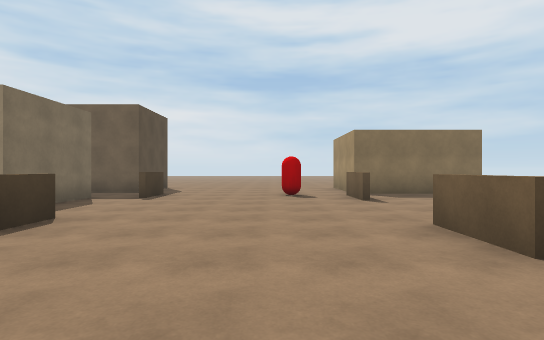
[1] (above)

20 first-person views from a walk through a Unity game level. The camera is 1.3 m above the floor, looks level and sees 80° across. The floor is counted in squares, 2 m on a side. Each view is taken from the middle of a square. On the plan, view 1 faces up. The plan holds only what a view shows up to about 10 squares ahead; the rest is blank. The place goes on beyond the plan. The player character is not drawn. Surface patterns are stand-ins for the level's own textures.

[2]
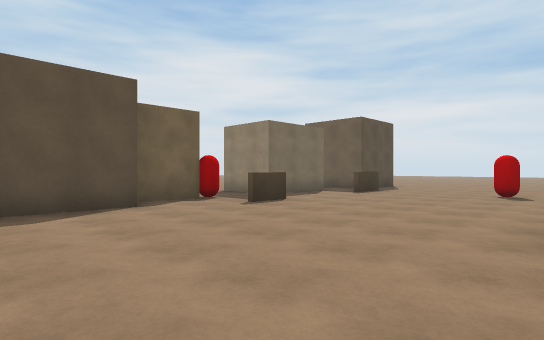

[3]
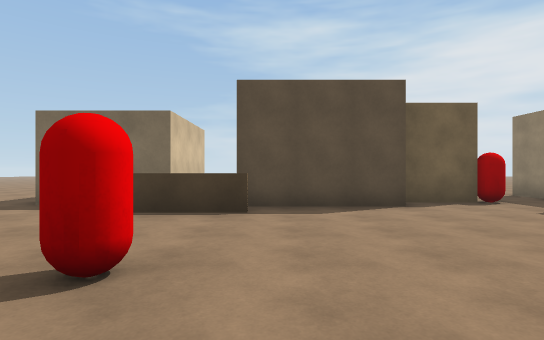

[4]
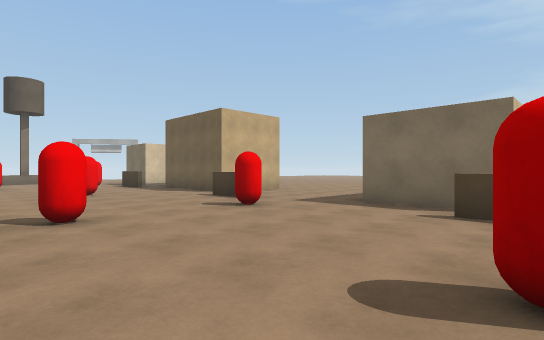

[5]
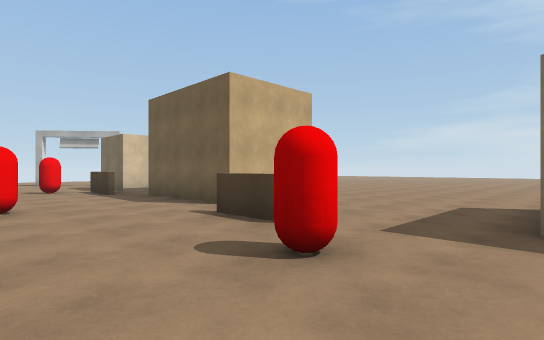

[6]
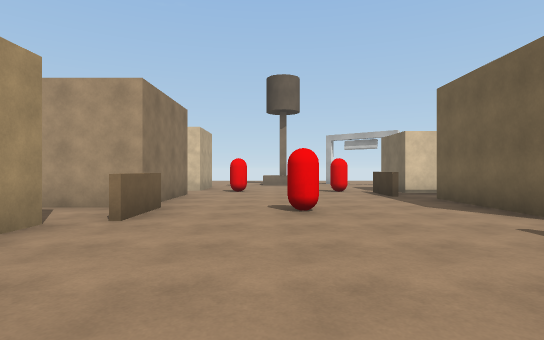

[7]
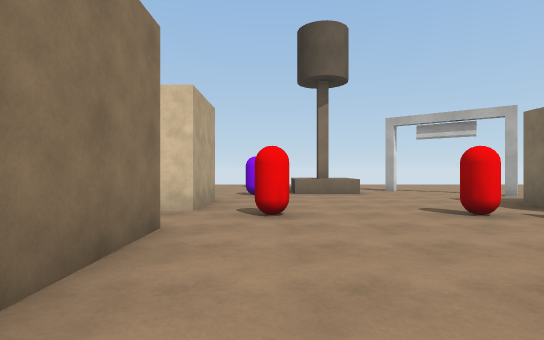

[8]
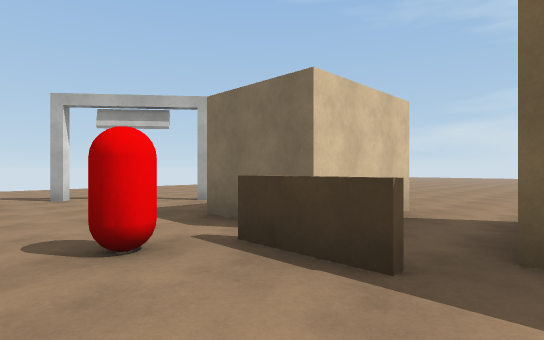

[9]
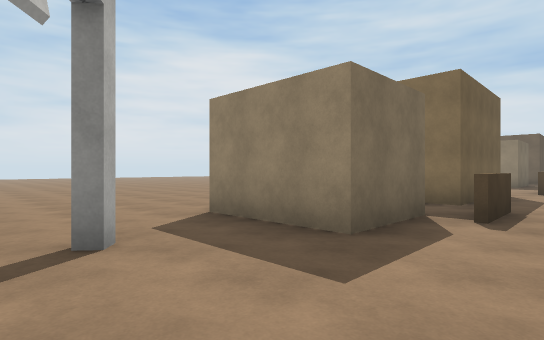

[10]
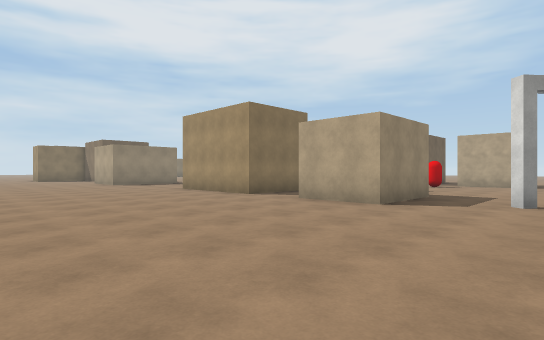

[11]
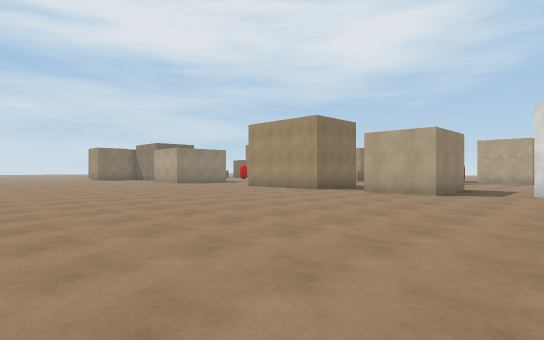

[12]
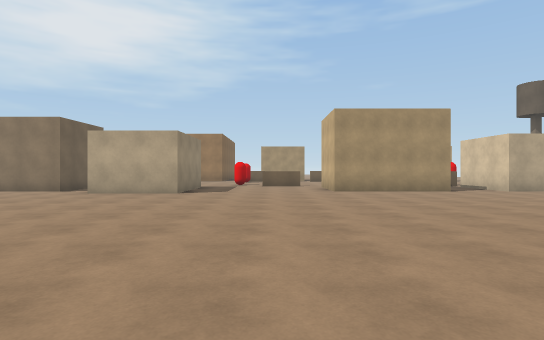

[13]
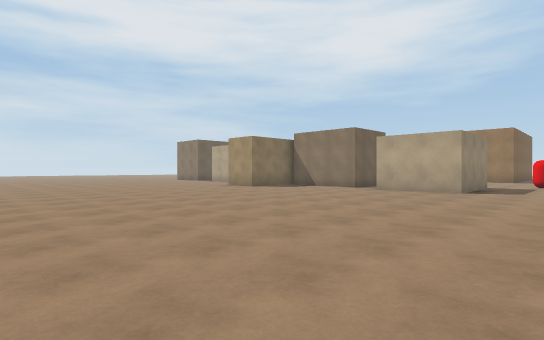

[14]
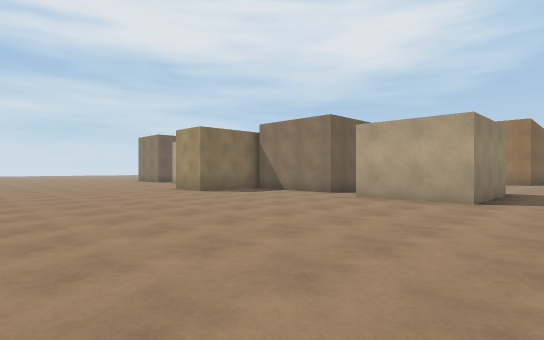

[15]
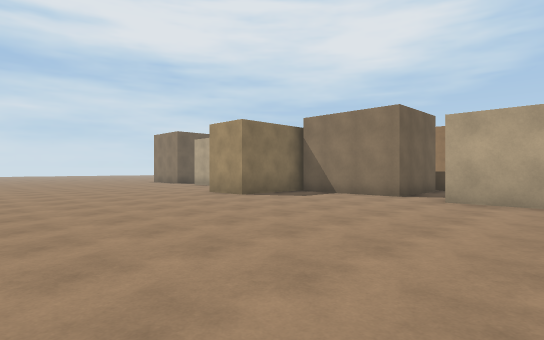

[16]
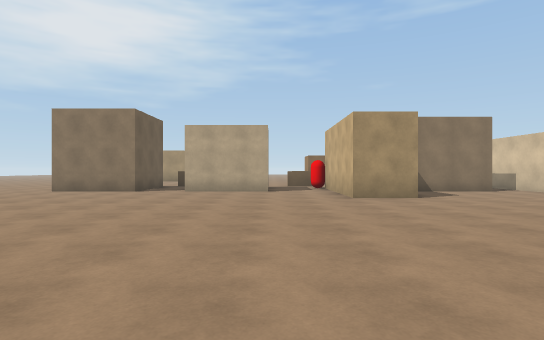

[17]
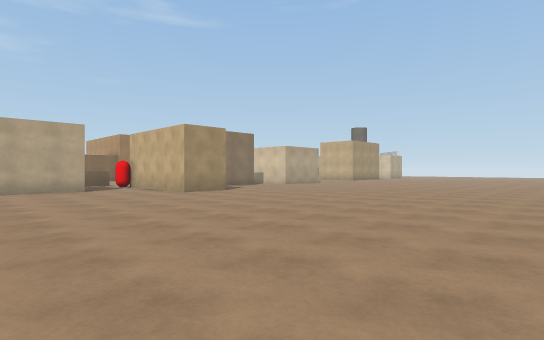

[18]
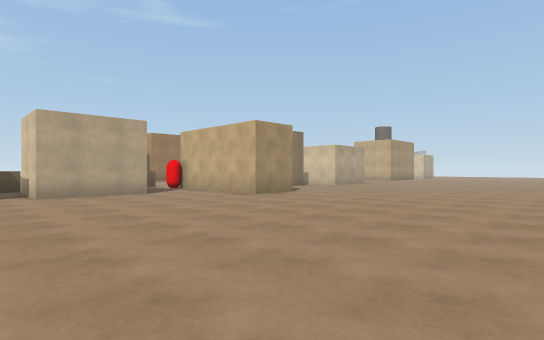

[19]
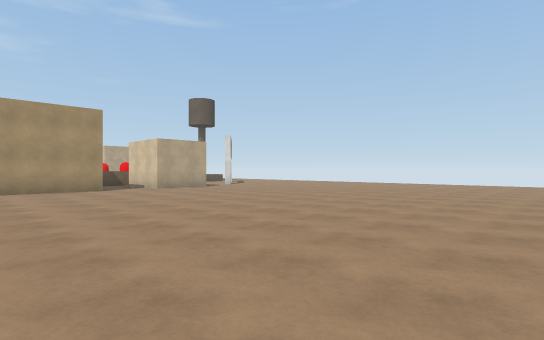

[20]
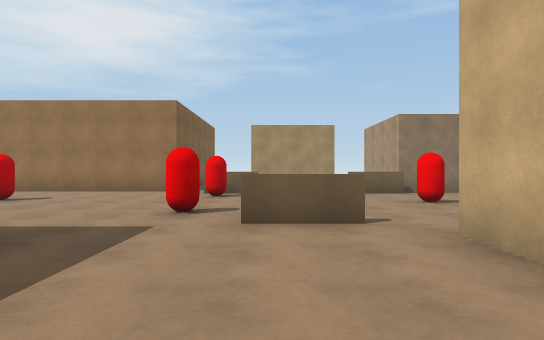

### Floor plan
Points are (right, up) in squares from view 1. A wall is a line through its corners. A room is listed if a view was taken in it or the views show most of it. See-through windows are left out.
Room 1 (views 1, 2, 3, 4, 5, 6, 7, 8, 9, 10, 11, 12, 13, 14, 15, 16, 17, 18, 19, 20)
walls: (-7, -5.4) (-7, -2.9) (-4, -2.9) (-4, -5.4) (-7, -5.4); (-6.2, -9.9) (-3.8, -9.9) (-3.8, -13.4) (-6.2, -13.4) (-6.2, -9.9); (-2.9, -7.9) (-2.9, -9.1); (-3.1, -9.1) (-3.1, -7.6); (-2.9, -1.2) (-2.9, -3.4); (-3.8, 1.5) (-3.8, -1.6) (-6.2, -1.6) (-6.2, 1.6) (-8.5, 1.6) (-8.5, 3.1) (-6, 3.1); (-6.2, -15.1) (-3.8, -15.1) (-3.8, -17.1) (-6.2, -17.1) (-6.2, -15.1); (-2.9, -13.9) (-2.9, -15.4); (-4.5, 3.1) (-4.5, 1.6); (1.9, -7.6) (1.9, -6.1); (2.7, -4.9) (2.7, -0.2); (-6.2, 5.1) (-6.2, 7.6) (-4.2, 7.6) (-4.2, 5.1) (-6.2, 5.1); (1.9, -11.6) (1.9, -10.1); (2.7, -10) (2.7, -7.4); (-2.9, 4.4) (-2.9, 3.4); (1.9, 2.4) (1.9, 3.9); (2.2, -14.6) (2.2, -11.6); (-3.1, 7.4) (-3.1, 8); (-2.9, 8.8) (-2.9, 7.5); (-3.8, 9.1) (-6.2, 9.1); (2.2, -18.1) (2.2, -16.1) (2.8, -16.1); (1.9, 6.9) (1.9, 8.4); (2.2, 8.9) (2.2, 9.5)
low walls: (-1.4, -19.8) (0.4, -19.8)
ways out: opening at (1, 5); opening at (1.3, -18); opening at (2, -6); opening at (3.5, -15.5)
objects: other object (-5, -19); other object (-4, 3); other object (-3, -21); other object (-2, -16); other object (-2, -7); other object (-1, -11) to (0, -11); other object (0, -2); other object (0, 8) to (1, 8); other object (1, -19); other object (1, -16); other object (1, -7)

Positions as (right, up) in squares from view 1, and headings:
1: (0, 0), facing up
2: (2, -1), facing up-left
3: (2, -1), facing left
4: (2, -2), facing down-left
5: (0, -5), facing down-left
6: (0, -6), facing down
7: (1, -11), facing down
8: (-1, -13), facing down-left
9: (-2, -20), facing up-left
10: (-12, -20), facing up-right
11: (-15, -20), facing up-right
12: (-16, -8), facing right
13: (-17, -8), facing up-right
14: (-14, -7), facing up-right
15: (-14, -5), facing up-right
16: (-16, 5), facing right
17: (-17, 8), facing down-right
18: (-15, 9), facing down-right
19: (-17, -10), facing down-right
20: (-7, -8), facing right
